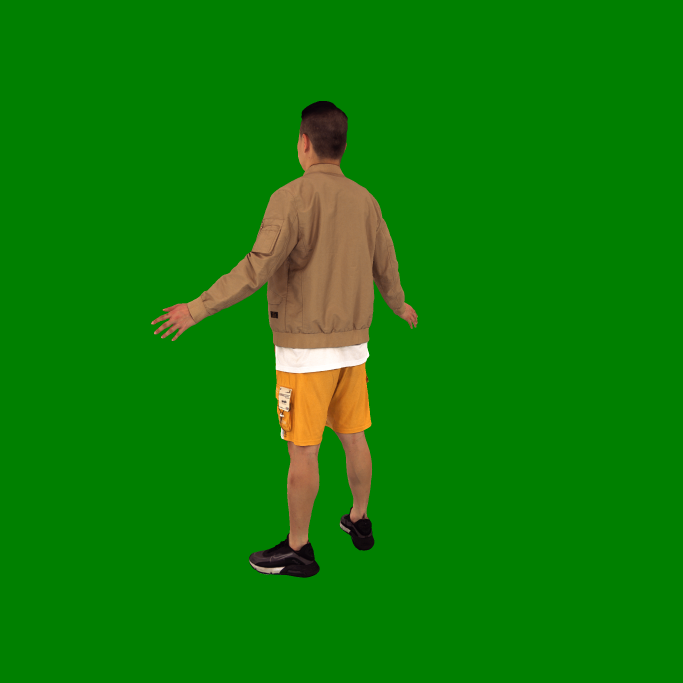
#> input picture data/human1/images/rgb_0001.png, 2048 x 2048 px (shown at 1/3 size)
$ python 10_filter_views.py --image_dir ../data/human1/images --output_dir out   (older library calls are emulated)
#> lines starting #> are read from the running program, lines starting #| are printed output that depends on the picture
#!/usr/bin/env python
from __future__ import annotations

import argparse
import csv
import os
import shutil
from pathlib import Path

import cv2
os.environ.setdefault("MPLCONFIGDIR", "/tmp/matplotlib")
import matplotlib.pyplot as plt
import numpy as np


IMAGE_SUFFIXES = {".jpg", ".jpeg", ".png"}


def parse_args() -> argparse.Namespace:
    parser = argparse.ArgumentParser(description="Quality-aware keyframe selection for indoor VGGT scenes.")
    source = parser.add_mutually_exclusive_group(required=True)
    source.add_argument("--image_dir", help="Directory containing candidate frames.")
    source.add_argument("--video", help="Video to sample before scoring.")
    parser.add_argument("--output_dir", required=True, help="Output scene directory. Writes images/ inside it.")
    parser.add_argument("--csv", help="Per-frame score CSV. Defaults to output_dir/view_scores.csv.")
    parser.add_argument("--figure", help="Score figure path. Defaults to output_dir/view_scores.png.")
    parser.add_argument("--max_frames", type=int, default=24, help="Maximum selected frames.")
    parser.add_argument(
        "--strategy",
        choices=["quality", "quality_segmented", "uniform", "fixed_interval"],
        default="quality",
    )
    parser.add_argument("--fixed_interval", type=int, default=10, help="Frame step for fixed_interval strategy.")
    parser.add_argument("--fps", type=float, default=2.0, help="Sampling FPS when --video is used.")
    parser.add_argument("--resize_long_edge", type=int, default=1600, help="Resize selected output images.")
    parser.add_argument("--hist_bins", type=int, default=32)
    parser.add_argument("--min_hist_diff", type=float, default=0.08, help="Minimum histogram distance between selected neighbors.")
    parser.add_argument(
        "--min_gap_frames",
        type=int,
        default=0,
        help="Minimum frame-index gap for quality_segmented selections. Use 0 to disable.",
    )
    parser.add_argument("--quality_weight", type=float, default=1.0)
    parser.add_argument("--diff_weight", type=float, default=0.35)
    return parser.parse_args()


def collect_images(image_dir: Path) -> list[Path]:
    return sorted(path for path in image_dir.iterdir() if path.suffix.lower() in IMAGE_SUFFIXES)


# [17 lines left out: function sample_video, not called in this run]


def load_frames(args: argparse.Namespace) -> list[tuple[str, np.ndarray]]:
    if args.video:
        return sample_video(Path(args.video), args.fps)
    frames = []
    for path in collect_images(Path(args.image_dir)):
        image = cv2.imread(str(path), cv2.IMREAD_COLOR)
        if image is not None:
            frames.append((path.name, image))
    return frames


def sharpness_score(image: np.ndarray) -> float:
    gray = cv2.cvtColor(image, cv2.COLOR_BGR2GRAY)
    return float(cv2.Laplacian(gray, cv2.CV_64F).var())


def color_hist(image: np.ndarray, bins: int) -> np.ndarray:
    hsv = cv2.cvtColor(image, cv2.COLOR_BGR2HSV)
    hist = cv2.calcHist([hsv], [0, 1], None, [bins, bins], [0, 180, 0, 256])
    hist = cv2.normalize(hist, hist).flatten()
    return hist


def hist_distance(a: np.ndarray, b: np.ndarray) -> float:
    return float(cv2.compareHist(a.astype(np.float32), b.astype(np.float32), cv2.HISTCMP_BHATTACHARYYA))


def normalize(values: list[float]) -> list[float]:
    if not values:
        return []
    lo = min(values)
    hi = max(values)
    if hi <= lo:
        return [0.0 for _ in values]
    return [(value - lo) / (hi - lo) for value in values]


# [32 lines left out: functions uniform_indices, quality_segmented_indices, not called in this run]


def select_indices(args: argparse.Namespace, scores: list[dict[str, float]]) -> list[int]:
    total = len(scores)
    count = min(args.max_frames, total)
    if args.strategy == "uniform":
        return uniform_indices(total, count)
    if args.strategy == "fixed_interval":
        indices = list(range(0, total, max(1, args.fixed_interval)))
        return indices[:count]
    if args.strategy == "quality_segmented":
        return quality_segmented_indices(total, count, scores, args.min_gap_frames)

    ranked = sorted(range(total), key=lambda idx: scores[idx]["combined_score"], reverse=True)
    selected: list[int] = []
    for idx in ranked:
        if all(abs(idx - other) > 1 or scores[max(idx, other)]["prev_hist_diff"] >= args.min_hist_diff for other in selected):
            selected.append(idx)
        if len(selected) >= count:
            break
    if len(selected) < count:
        for idx in ranked:
            if idx not in selected:
                selected.append(idx)
            if len(selected) >= count:
                break
    return sorted(selected)


def resize_image(image: np.ndarray, long_edge: int) -> np.ndarray:
    if long_edge <= 0:
        return image
    h, w = image.shape[:2]
    scale = long_edge / max(h, w)
    if scale >= 1.0:
        return image
    return cv2.resize(image, (round(w * scale), round(h * scale)), interpolation=cv2.INTER_AREA)


def write_scores(path: Path, rows: list[dict[str, object]]) -> None:
    path.parent.mkdir(parents=True, exist_ok=True)
    fieldnames = [
        "index",
        "filename",
        "sharpness",
        "sharpness_norm",
        "prev_hist_diff",
        "prev_hist_diff_norm",
        "combined_score",
        "selected",
    ]
    with path.open("w", newline="") as handle:
        writer = csv.DictWriter(handle, fieldnames=fieldnames)
        writer.writeheader()
        writer.writerows(rows)


def write_figure(path: Path, rows: list[dict[str, object]]) -> None:
    path.parent.mkdir(parents=True, exist_ok=True)
    indices = [int(row["index"]) for row in rows]
    combined = [float(row["combined_score"]) for row in rows]
    sharp = [float(row["sharpness_norm"]) for row in rows]
    diff = [float(row["prev_hist_diff_norm"]) for row in rows]
    selected_x = [int(row["index"]) for row in rows if row["selected"]]
    selected_y = [float(row["combined_score"]) for row in rows if row["selected"]]

    plt.figure(figsize=(10, 4))
    plt.plot(indices, combined, label="combined")
    plt.plot(indices, sharp, label="sharpness", alpha=0.75)
    plt.plot(indices, diff, label="hist diff", alpha=0.75)
    plt.scatter(selected_x, selected_y, s=28, label="selected", zorder=3)
    plt.xlabel("frame index")
    plt.ylabel("normalized score")
    plt.legend()
    plt.tight_layout()
    plt.savefig(path, dpi=160)
    plt.close()


def main() -> None:
    args = parse_args()
    frames = load_frames(args)
#> in load_frames, image is the input picture: shape (2048, 2048, 3); mean B, G, R 6.6, 126.3, 13.8
    if not frames:
        raise RuntimeError("No candidate frames found.")

    sharpness = [sharpness_score(image) for _, image in frames]
#> in sharpness_score, `gray = cv2.cvtColor(image, cv2.COLOR_BGR2GRAY)`:
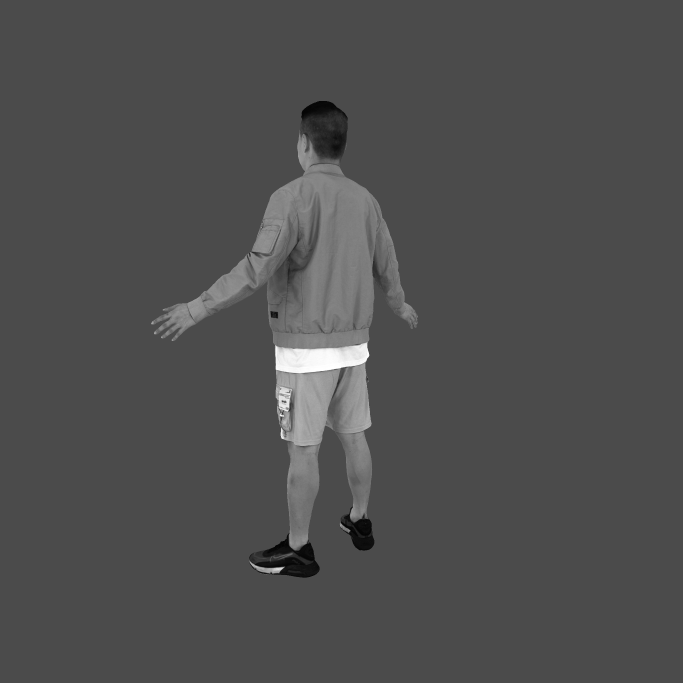
#> gray: shape (2048, 2048) (shown at 1/3 size); min 0, max 255, mean 78.9
#> in sharpness_score (call 2), `gray = cv2.cvtColor(image, cv2.COLOR_BGR2GRAY)`:
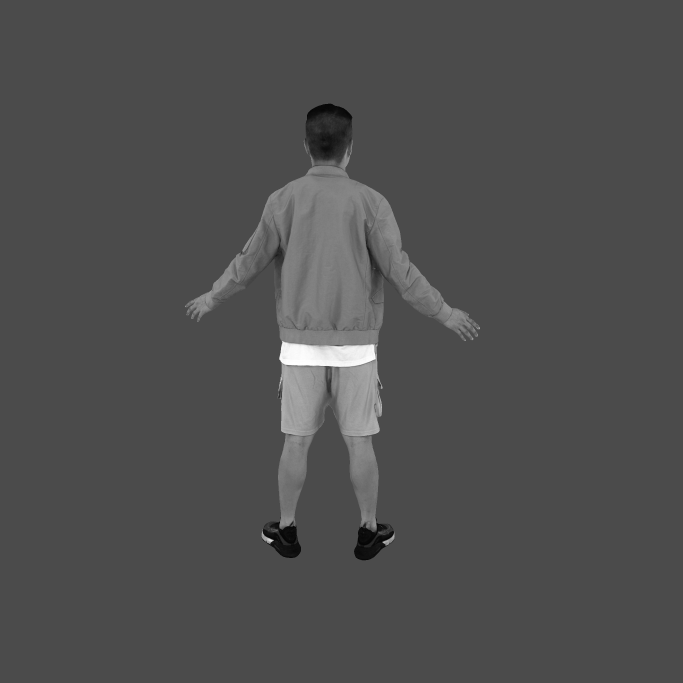
#> gray: shape (2048, 2048) (shown at 1/3 size); min 0, max 255, mean 78.9
#> in sharpness_score (call 3), `gray = cv2.cvtColor(image, cv2.COLOR_BGR2GRAY)`:
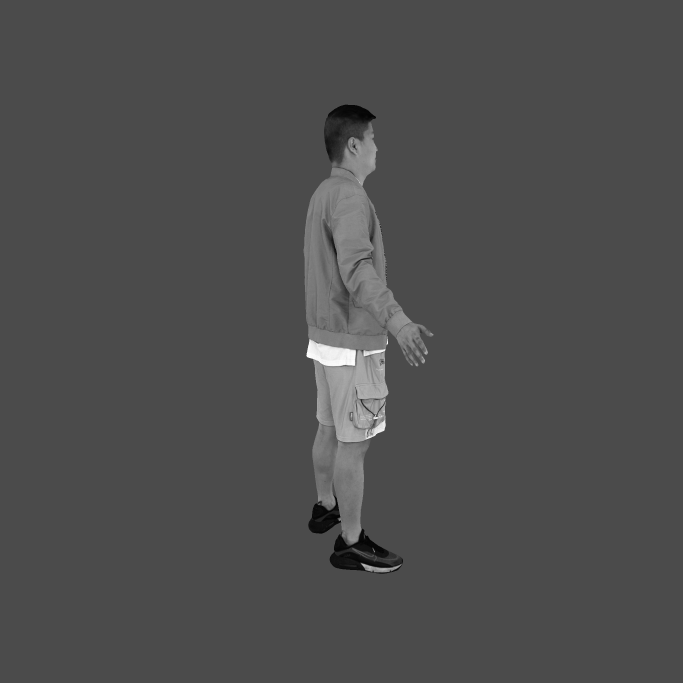
#> gray: shape (2048, 2048) (shown at 1/3 size); min 0, max 255, mean 77.7
#> in sharpness_score (call 4), `gray = cv2.cvtColor(image, cv2.COLOR_BGR2GRAY)`:
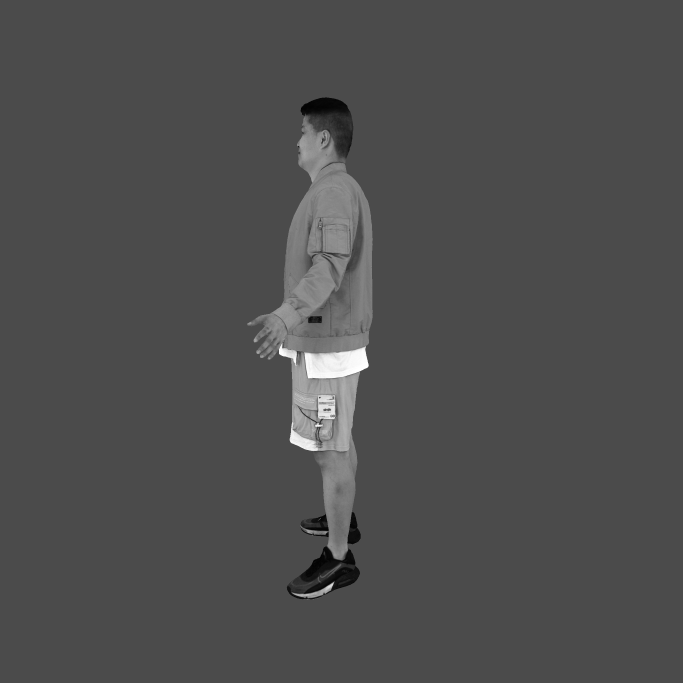
#> gray: shape (2048, 2048) (shown at 1/3 size); min 0, max 255, mean 78.1
#> in sharpness_score (call 4), `gray = cv2.cvtColor(image, cv2.COLOR_BGR2GRAY)`:
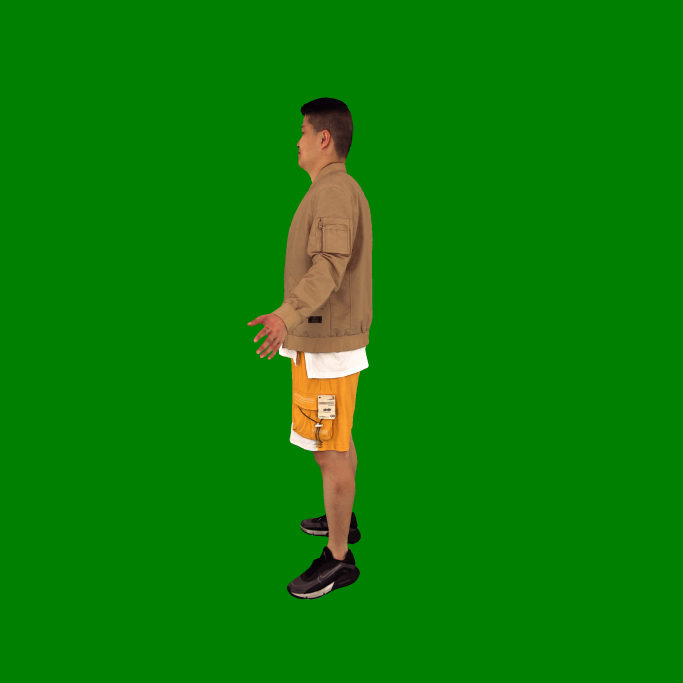
#> image: shape (2048, 2048, 3) (shown at 1/3 size); mean B, G, R 5.1, 126.9, 10.5
    hists = [color_hist(image, args.hist_bins) for _, image in frames]
#> in color_hist, `hsv = cv2.cvtColor(image, cv2.COLOR_BGR2HSV)`: hsv: shape (2048, 2048, 3); mean H, S, V 56.6, 243.9, 130.3
#> in color_hist, `hist = cv2.normalize(hist, hist).flatten()`: hist = 1024 values, max 0.999 at index 351, min 0 at index 26, mean 0.00107
#> in color_hist (call 2), `hsv = cv2.cvtColor(image, cv2.COLOR_BGR2HSV)`: hsv: shape (2048, 2048, 3); mean H, S, V 56.5, 244, 130.3
#> in color_hist (call 3), `hsv = cv2.cvtColor(image, cv2.COLOR_BGR2HSV)`: hsv: shape (2048, 2048, 3); mean H, S, V 57.8, 247.2, 129.7
#> in color_hist (call 4), `hsv = cv2.cvtColor(image, cv2.COLOR_BGR2HSV)`: hsv: shape (2048, 2048, 3); mean H, S, V 57.8, 246.6, 130
    prev_diffs = [0.0]
    prev_diffs.extend(hist_distance(hists[idx - 1], hists[idx]) for idx in range(1, len(hists)))
    sharpness_norm = normalize(sharpness)
    diff_norm = normalize(prev_diffs)

    scores: list[dict[str, float]] = []
    for idx in range(len(frames)):
        combined = args.quality_weight * sharpness_norm[idx] + args.diff_weight * diff_norm[idx]
        scores.append(
            {
                "sharpness": sharpness[idx],
                "sharpness_norm": sharpness_norm[idx],
                "prev_hist_diff": prev_diffs[idx],
                "prev_hist_diff_norm": diff_norm[idx],
                "combined_score": combined,
            }
        )

    selected = set(select_indices(args, scores))
    output_image_dir = Path(args.output_dir) / "images"
    if output_image_dir.exists():
        shutil.rmtree(output_image_dir)
    output_image_dir.mkdir(parents=True, exist_ok=True)

    rows: list[dict[str, object]] = []
    for idx, (filename, image) in enumerate(frames):
        is_selected = idx in selected
        if is_selected:
            output = resize_image(image, args.resize_long_edge)
            out_name = f"{len([row for row in rows if row['selected']]) + 1:06d}{Path(filename).suffix or '.jpg'}"
            cv2.imwrite(str(output_image_dir / out_name), output)
        rows.append(
            {
                "index": idx,
                "filename": filename,
                "sharpness": f"{scores[idx]['sharpness']:.6f}",
                "sharpness_norm": f"{scores[idx]['sharpness_norm']:.6f}",
                "prev_hist_diff": f"{scores[idx]['prev_hist_diff']:.6f}",
                "prev_hist_diff_norm": f"{scores[idx]['prev_hist_diff_norm']:.6f}",
                "combined_score": f"{scores[idx]['combined_score']:.6f}",
                "selected": is_selected,
            }
        )
#> this loop made 4 passes
#> pass 3, in main, `output = resize_image(image, args.resize_long_edge)`:
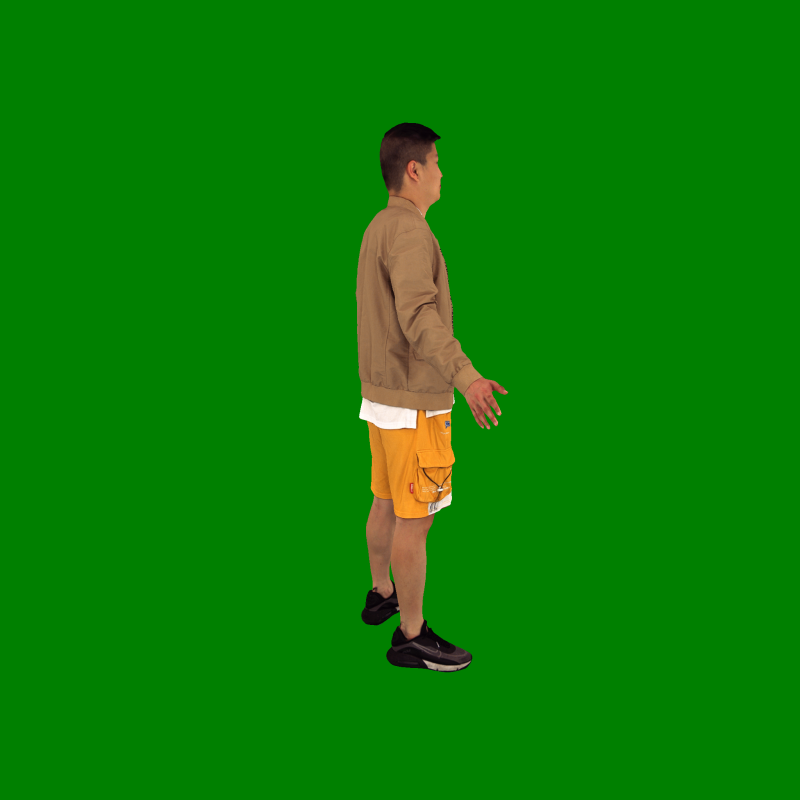
#> output: shape (1600, 1600, 3) (shown at 1/2 size); mean B, G, R 4.5, 126.6, 10

    csv_path = Path(args.csv) if args.csv else Path(args.output_dir) / "view_scores.csv"
    figure_path = Path(args.figure) if args.figure else Path(args.output_dir) / "view_scores.png"
    write_scores(csv_path, rows)
    write_figure(figure_path, rows)
#> in write_figure, `plt.savefig(path, dpi=160)`:
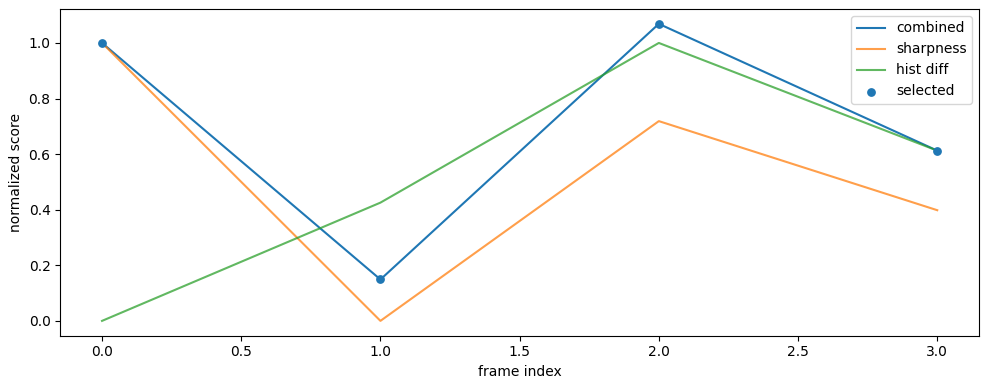
#> figure drawn by matplotlib, 1 panel

    print("View filtering summary")
    print(f"  candidates: {len(frames)}")
    print(f"  selected: {len(selected)}")
    print(f"  strategy: {args.strategy}")
    print(f"  output_images: {output_image_dir}")
    print(f"  csv: {csv_path}")
    print(f"  figure: {figure_path}")


if __name__ == "__main__":
    main()
